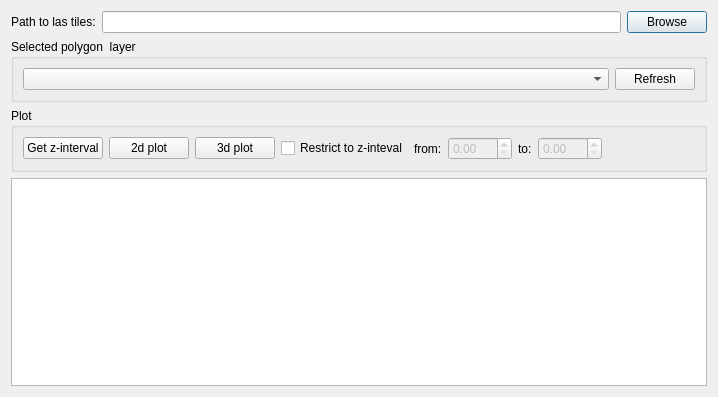
<?xml version="1.0" encoding="UTF-8"?>
<ui version="4.0">
 <class>Dialog</class>
 <widget class="QDialog" name="Dialog">
  <property name="geometry">
   <rect>
    <x>0</x>
    <y>0</y>
    <width>718</width>
    <height>397</height>
   </rect>
  </property>
  <property name="windowTitle">
   <string>PcPlot plugin</string>
  </property>
  <layout class="QVBoxLayout" name="verticalLayout">
   <item>
    <layout class="QFormLayout" name="formLayout">
     <property name="fieldGrowthPolicy">
      <enum>QFormLayout::AllNonFixedFieldsGrow</enum>
     </property>
     <item row="0" column="0">
      <widget class="QLabel" name="label">
       <property name="text">
        <string>Path to las tiles:</string>
       </property>
      </widget>
     </item>
     <item row="0" column="1">
      <layout class="QHBoxLayout" name="horizontalLayout">
       <item>
        <widget class="QLineEdit" name="txt_las_path"/>
       </item>
       <item>
        <widget class="QPushButton" name="bt_browse">
         <property name="text">
          <string>Browse</string>
         </property>
        </widget>
       </item>
      </layout>
     </item>
    </layout>
   </item>
   <item>
    <widget class="QGroupBox" name="groupBox">
     <property name="title">
      <string>Selected polygon  layer</string>
     </property>
     <layout class="QHBoxLayout" name="horizontalLayout_2">
      <item>
       <widget class="QComboBox" name="cb_vectorlayers">
        <property name="editable">
         <bool>false</bool>
        </property>
       </widget>
      </item>
      <item>
       <widget class="QPushButton" name="bt_refresh">
        <property name="sizePolicy">
         <sizepolicy hsizetype="Fixed" vsizetype="Fixed">
          <horstretch>0</horstretch>
          <verstretch>0</verstretch>
         </sizepolicy>
        </property>
        <property name="text">
         <string>Refresh</string>
        </property>
       </widget>
      </item>
     </layout>
    </widget>
   </item>
   <item>
    <widget class="QGroupBox" name="groupBox_2">
     <property name="title">
      <string>Plot</string>
     </property>
     <layout class="QGridLayout" name="gridLayout">
      <item row="0" column="1">
       <widget class="QPushButton" name="bt_plot2d">
        <property name="text">
         <string>2d plot</string>
        </property>
       </widget>
      </item>
      <item row="0" column="2">
       <widget class="QPushButton" name="bt_plot3d">
        <property name="text">
         <string>3d plot</string>
        </property>
       </widget>
      </item>
      <item row="0" column="8">
       <spacer name="horizontalSpacer">
        <property name="orientation">
         <enum>Qt::Horizontal</enum>
        </property>
        <property name="sizeHint" stdset="0">
         <size>
          <width>40</width>
          <height>20</height>
         </size>
        </property>
       </spacer>
      </item>
      <item row="0" column="7">
       <widget class="QDoubleSpinBox" name="spb_max">
        <property name="enabled">
         <bool>false</bool>
        </property>
        <property name="maximum">
         <double>300.000000000000000</double>
        </property>
       </widget>
      </item>
      <item row="0" column="5">
       <widget class="QDoubleSpinBox" name="spb_min">
        <property name="enabled">
         <bool>false</bool>
        </property>
        <property name="maximum">
         <double>300.000000000000000</double>
        </property>
        <property name="singleStep">
         <double>1.000000000000000</double>
        </property>
       </widget>
      </item>
      <item row="0" column="0">
       <widget class="QPushButton" name="bt_z_interval">
        <property name="text">
         <string>Get z-interval</string>
        </property>
       </widget>
      </item>
      <item row="0" column="3">
       <widget class="QCheckBox" name="chb_restrict">
        <property name="text">
         <string>Restrict to z-inteval</string>
        </property>
       </widget>
      </item>
      <item row="0" column="4">
       <widget class="QLabel" name="label_2">
        <property name="text">
         <string>from:</string>
        </property>
       </widget>
      </item>
      <item row="0" column="6">
       <widget class="QLabel" name="label_3">
        <property name="text">
         <string>to:</string>
        </property>
       </widget>
      </item>
     </layout>
    </widget>
   </item>
   <item>
    <widget class="QTextEdit" name="txt_log"/>
   </item>
  </layout>
 </widget>
 <resources/>
 <connections>
  <connection>
   <sender>chb_restrict</sender>
   <signal>toggled(bool)</signal>
   <receiver>spb_max</receiver>
   <slot>setEnabled(bool)</slot>
   <hints>
    <hint type="sourcelabel">
     <x>320</x>
     <y>138</y>
    </hint>
    <hint type="destinationlabel">
     <x>464</x>
     <y>137</y>
    </hint>
   </hints>
  </connection>
  <connection>
   <sender>chb_restrict</sender>
   <signal>toggled(bool)</signal>
   <receiver>spb_min</receiver>
   <slot>setEnabled(bool)</slot>
   <hints>
    <hint type="sourcelabel">
     <x>320</x>
     <y>138</y>
    </hint>
    <hint type="destinationlabel">
     <x>409</x>
     <y>137</y>
    </hint>
   </hints>
  </connection>
 </connections>
</ui>
